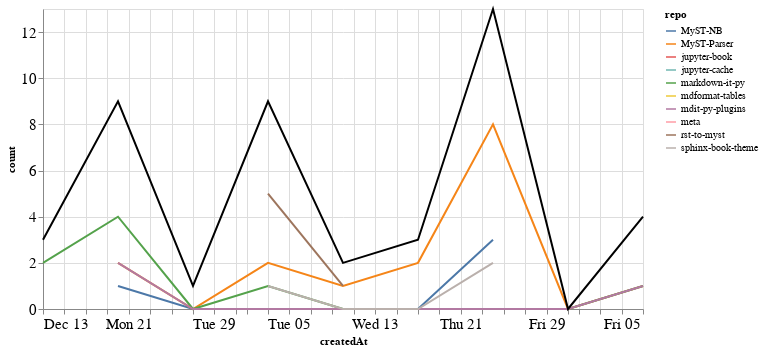

The notebook cell saved with this chart:
### Markdown cell above
### PRs

### Code cell
prs_time = prs.groupby('repo').resample('W', on='createdAt').count()['author'].reset_index()
prs_time = prs_time.rename(columns={'author': 'count'})
prs_time_total = prs_time.groupby('createdAt').agg({"count": "sum"}).reset_index()

ch1 = alt.Chart(prs_time, width=600).mark_line().encode(
    x='createdAt',
    y='count',
    color='repo',
    tooltip="repo"
)

ch2 = alt.Chart(prs_time_total, width=600).mark_line(color="black").encode(
    x='createdAt',
    y='count',
)

ch1 + ch2

### Figure 1 — Vega-Lite specification as saved in the notebook (floating-point values rounded to 4 significant figures)
{"config": {"axisLeft": {"labelFontSize": 15}, "axisBottom": {"labelFontSize": 15}}, "layer": [{"data": {"name": "data-5db7536530f66e56f316080efe33c1a6"}, "mark": "line", "encoding": {"color": {"type": "nominal", "field": "repo"}, "tooltip": {"type": "nominal", "field": "repo"}, "x": {"type": "temporal", "field": "createdAt"}, "y": {"type": "quantitative", "field": "count"}}, "width": 600}, {"data": {"name": "data-147d7730aa3d9f76a5db1985596af5f2"}, "mark": {"type": "line", "color": "black"}, "encoding": {"x": {"type": "temporal", "field": "createdAt"}, "y": {"type": "quantitative", "field": "count"}}, "width": 600}], "$schema": "https://vega.github.io/schema/vega-lite/v4.8.1.json", "datasets": {"data-5db7536530f66e56f316080efe33c1a6": [{"repo": "MyST-NB", "createdAt": "2020-12-20T00:00:00", "count": 1}, {"repo": "MyST-NB", "createdAt": "2020-12-27T00:00:00", "count": 0}, {"repo": "MyST-NB", "createdAt": "2021-01-03T00:00:00", "count": 0}, {"repo": "MyST-NB", "createdAt": "2021-01-10T00:00:00", "count": 0}, {"repo": "MyST-NB", "createdAt": "2021-01-17T00:00:00", "count": 0}, {"repo": "MyST-NB", "createdAt": "2021-01-24T00:00:00", "count": 3}, {"repo": "MyST-Parser", "createdAt": "2020-12-20T00:00:00", "count": 2}, {"repo": "MyST-Parser", "createdAt": "2020-12-27T00:00:00", "count": 0}, {"repo": "MyST-Parser", "createdAt": "2021-01-03T00:00:00", "count": 2}, {"repo": "MyST-Parser", "createdAt": "2021-01-10T00:00:00", "count": 1}, {"repo": "MyST-Parser", "createdAt": "2021-01-17T00:00:00", "count": 2}, {"repo": "MyST-Parser", "createdAt": "2021-01-24T00:00:00", "count": 8}, {"repo": "MyST-Parser", "createdAt": "2021-01-31T00:00:00", "count": 0}, {"repo": "MyST-Parser", "createdAt": "2021-02-07T00:00:00", "count": 1}, {"repo": "jupyter-book", "createdAt": "2021-02-07T00:00:00", "count": 1}, {"repo": "jupyter-cache", "createdAt": "2021-01-17T00:00:00", "count": 1}, {"repo": "markdown-it-py", "createdAt": "2020-12-13T00:00:00", "count": 2}, {"repo": "markdown-it-py", "createdAt": "2020-12-20T00:00:00", "count": 4}, {"repo": "markdown-it-py", "createdAt": "2020-12-27T00:00:00", "count": 0}, {"repo": "markdown-it-py", "createdAt": "2021-01-03T00:00:00", "count": 1}, {"repo": "markdown-it-py", "createdAt": "2021-01-10T00:00:00", "count": 0}, {"repo": "markdown-it-py", "createdAt": "2021-01-17T00:00:00", "count": 0}, {"repo": "markdown-it-py", "createdAt": "2021-01-24T00:00:00", "count": 0}, {"repo": "markdown-it-py", "createdAt": "2021-01-31T00:00:00", "count": 0}, {"repo": "markdown-it-py", "createdAt": "2021-02-07T00:00:00", "count": 1}, {"repo": "mdformat-tables", "createdAt": "2020-12-13T00:00:00", "count": 1}, {"repo": "mdit-py-plugins", "createdAt": "2020-12-20T00:00:00", "count": 2}, {"repo": "mdit-py-plugins", "createdAt": "2020-12-27T00:00:00", "count": 0}, {"repo": "mdit-py-plugins", "createdAt": "2021-01-03T00:00:00", "count": 0}, {"repo": "mdit-py-plugins", "createdAt": "2021-01-10T00:00:00", "count": 0}, {"repo": "mdit-py-plugins", "createdAt": "2021-01-17T00:00:00", "count": 0}, {"repo": "mdit-py-plugins", "createdAt": "2021-01-24T00:00:00", "count": 0}, {"repo": "mdit-py-plugins", "createdAt": "2021-01-31T00:00:00", "count": 0}, {"repo": "mdit-py-plugins", "createdAt": "2021-02-07T00:00:00", "count": 1}, {"repo": "meta", "createdAt": "2020-12-27T00:00:00", "count": 1}, {"repo": "rst-to-myst", "createdAt": "2021-01-03T00:00:00", "count": 5}, {"repo": "rst-to-myst", "createdAt": "2021-01-10T00:00:00", "count": 1}, {"repo": "sphinx-book-theme", "createdAt": "2021-01-03T00:00:00", "count": 1}, {"repo": "sphinx-book-theme", "createdAt": "2021-01-10T00:00:00", "count": 0}, {"repo": "sphinx-book-theme", "createdAt": "2021-01-17T00:00:00", "count": 0}, {"repo": "sphinx-book-theme", "createdAt": "2021-01-24T00:00:00", "count": 2}], "data-147d7730aa3d9f76a5db1985596af5f2": [{"createdAt": "2020-12-13T00:00:00", "count": 3}, {"createdAt": "2020-12-20T00:00:00", "count": 9}, {"createdAt": "2020-12-27T00:00:00", "count": 1}, {"createdAt": "2021-01-03T00:00:00", "count": 9}, {"createdAt": "2021-01-10T00:00:00", "count": 2}, {"createdAt": "2021-01-17T00:00:00", "count": 3}, {"createdAt": "2021-01-24T00:00:00", "count": 13}, {"createdAt": "2021-01-31T00:00:00", "count": 0}, {"createdAt": "2021-02-07T00:00:00", "count": 4}]}}
